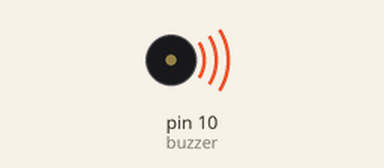
Recording of a sketch running on a simulated Arduino Uno, built with avr-gcc and run on an emulated ATmega328P. On the bench: buzzer (waves = sounding).

Above: at 12.3 s.
At 35.2 s:
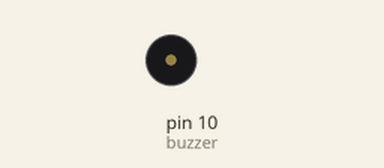
Timing chart, 0 to 36.7 s (numbered marks = the images above):
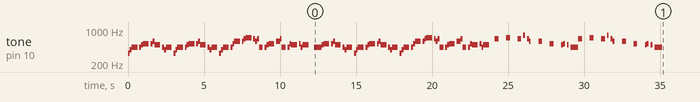

The sketch:

passive_buzzer.ino
```cpp
//sa re ga ma
/*
int sa = 262, re = 294, ga = 330, ma = 349, pa = 392, dha = 440, ni = 494, sa2 = 524;

const int buzzer = 7;
int t = 800, dt = 800;

void setup(){
  pinMode(buzzer, OUTPUT);
}

void loop(){
  delay(500);
  tone(buzzer,sa,t);
  delay(dt);
  tone(buzzer,re,t);
  delay(dt);
  tone(buzzer,ga,t);
  delay(dt);
  tone(buzzer,ma,t);
  delay(dt);
  tone(buzzer,pa,t);
  delay(dt);
  tone(buzzer,dha,t);
  delay(dt);
  tone(buzzer,ni,t);
  delay(dt);
  tone(buzzer,sa2,t);
  delay(dt);
}
*/

// coffing dance
/*
#define NOTE_B0  31
#define NOTE_C1  33
#define NOTE_CS1 35
#define NOTE_D1  37
#define NOTE_DS1 39
#define NOTE_E1  41
#define NOTE_F1  44
#define NOTE_FS1 46
#define NOTE_G1  49
#define NOTE_GS1 52
#define NOTE_A1  55
#define NOTE_AS1 58
#define NOTE_B1  62
#define NOTE_C2  65
#define NOTE_CS2 69
#define NOTE_D2  73
#define NOTE_DS2 78
#define NOTE_E2  82
#define NOTE_F2  87
#define NOTE_FS2 93
#define NOTE_G2  98
#define NOTE_GS2 104
#define NOTE_A2  110
#define NOTE_AS2 117
#define NOTE_B2  123
#define NOTE_C3  131
#define NOTE_CS3 139
#define NOTE_D3  147
#define NOTE_DS3 156
#define NOTE_E3  165
#define NOTE_F3  175
#define NOTE_FS3 185
#define NOTE_G3  196
#define NOTE_GS3 208
#define NOTE_A3  220
#define NOTE_AS3 233
#define NOTE_B3  247
#define NOTE_C4  262
#define NOTE_CS4 277
#define NOTE_D4  294
#define NOTE_DS4 311
#define NOTE_E4  330
#define NOTE_F4  349
#define NOTE_FS4 370
#define NOTE_G4  392
#define NOTE_GS4 415
#define NOTE_A4  440
#define NOTE_AS4 466
#define NOTE_B4  494
#define NOTE_C5  523
#define NOTE_CS5 554
#define NOTE_D5  587
#define NOTE_DS5 622
#define NOTE_E5  659
#define NOTE_F5  698
#define NOTE_FS5 740
#define NOTE_G5  784
#define NOTE_GS5 831
#define NOTE_A5  880
#define NOTE_AS5 932
#define NOTE_B5  988
#define NOTE_C6  1047
#define NOTE_CS6 1109
#define NOTE_D6  1175
#define NOTE_DS6 1245
#define NOTE_E6  1319
#define NOTE_F6  1397
#define NOTE_FS6 1480
#define NOTE_G6  1568
#define NOTE_GS6 1661
#define NOTE_A6  1760
#define NOTE_AS6 1865
#define NOTE_B6  1976
#define NOTE_C7  2093
#define NOTE_CS7 2217
#define NOTE_D7  2349
#define NOTE_DS7 2489
#define NOTE_E7  2637
#define NOTE_F7  2794
#define NOTE_FS7 2960
#define NOTE_G7  3136
#define NOTE_GS7 3322
#define NOTE_A7  3520
#define NOTE_AS7 3729
#define NOTE_B7  3951
#define NOTE_C8  4186
#define NOTE_CS8 4435
#define NOTE_D8  4699
#define NOTE_DS8 4978

int melody[] = {
  NOTE_AS4, NOTE_AS4, NOTE_AS4, NOTE_AS4,
  NOTE_AS4, NOTE_AS4, NOTE_AS4, NOTE_AS4,
  NOTE_AS4, NOTE_AS4, NOTE_AS4, NOTE_AS4,
  NOTE_D5, NOTE_D5, NOTE_D5, NOTE_D5,
  NOTE_C5, NOTE_C5, NOTE_C5, NOTE_C5,
  NOTE_F5, NOTE_F5, NOTE_F5, NOTE_F5,
  NOTE_G5, NOTE_G5, NOTE_G5, NOTE_G5,
  NOTE_G5, NOTE_G5, NOTE_G5, NOTE_G5,
  NOTE_G5, NOTE_G5, NOTE_G5, NOTE_G5,
  NOTE_C5, NOTE_AS4, NOTE_A4, NOTE_F4,
  NOTE_G4, 0, NOTE_G4, NOTE_D5,
  NOTE_C5, 0, NOTE_AS4, 0,
  NOTE_A4, 0, NOTE_A4, NOTE_A4,
  NOTE_C5, 0, NOTE_AS4, NOTE_A4,
  NOTE_G4,0, NOTE_G4, NOTE_AS5,
  NOTE_A5, NOTE_AS5, NOTE_A5, NOTE_AS5,
  NOTE_G4,0, NOTE_G4, NOTE_AS5,
  NOTE_A5, NOTE_AS5, NOTE_A5, NOTE_AS5,
  NOTE_G4, 0, NOTE_G4, NOTE_D5,
  NOTE_C5, 0, NOTE_AS4, 0,
  NOTE_A4, 0, NOTE_A4, NOTE_A4,
  NOTE_C5, 0, NOTE_AS4, NOTE_A4,
  NOTE_G4,0, NOTE_G4, NOTE_AS5,
  NOTE_A5, NOTE_AS5, NOTE_A5, NOTE_AS5,
  NOTE_G4,0, NOTE_G4, NOTE_AS5,
  NOTE_A5, NOTE_AS5, NOTE_A5, NOTE_AS5
 };

// note durations: 4 = quarter note, 8 = eighth note, etc.:
int noteDurations[] = {
  4,4,4,4,
  4,4,4,4,
  4,4,4,4,
  4,4,4,4,
  4,4,4,4,
  4,4,4,4,
  4,4,4,4,
  4,4,4,4,
  4,4,4,4,
  4,4,4,4,
  4,4,4,4,
  4,4,4,4,
  4,4,4,4,
  4,4,4,4,
  4,4,4,4,
  4,4,4,4,
  4,4,4,4,
  4,4,4,4,
  4,4,4,4,
  4,4,4,4,
  4,4,4,4,
  4,4,4,4,
  4,4,4,4,
  4,4,4,4,
  4,4,4,4,
  4,4,4,4,
  4,4,4,4,
  4,4,4,4,
  };

void setup() {
  for (int thisNote = 0; thisNote < 112; thisNote++) {

    int noteDuration = 750 / noteDurations[thisNote];
    tone(A0, melody[thisNote], noteDuration);

    int pauseBetweenNotes = noteDuration * 1.30;
    delay(pauseBetweenNotes);

    noTone(A0);
  }
}

void loop() {
}
*/

//pirates of carrebian
const int buzzer = 10; //Define pin 10, can use other PWM pins  (5,6 or 9)
                       //Note pins 3 and 11 can't be used when using the tone function in Arduino Uno
const int songspeed = 1.5; //Change to 2 for a slower version of the song, the bigger the number the slower the song
//*****************************************
#define NOTE_C4  262   //Defining note frequency
#define NOTE_D4  294
#define NOTE_E4  330
#define NOTE_F4  349
#define NOTE_G4  392
#define NOTE_A4  440
#define NOTE_B4  494
#define NOTE_C5  523
#define NOTE_D5  587
#define NOTE_E5  659
#define NOTE_F5  698
#define NOTE_G5  784
#define NOTE_A5  880
#define NOTE_B5  988
//*****************************************
int notes[] = {       //Note of the song, 0 is a rest/pulse
   NOTE_E4, NOTE_G4, NOTE_A4, NOTE_A4, 0,
   NOTE_A4, NOTE_B4, NOTE_C5, NOTE_C5, 0,
   NOTE_C5, NOTE_D5, NOTE_B4, NOTE_B4, 0,
   NOTE_A4, NOTE_G4, NOTE_A4, 0,

   NOTE_E4, NOTE_G4, NOTE_A4, NOTE_A4, 0,
   NOTE_A4, NOTE_B4, NOTE_C5, NOTE_C5, 0,
   NOTE_C5, NOTE_D5, NOTE_B4, NOTE_B4, 0,
   NOTE_A4, NOTE_G4, NOTE_A4, 0,

   NOTE_E4, NOTE_G4, NOTE_A4, NOTE_A4, 0,
   NOTE_A4, NOTE_C5, NOTE_D5, NOTE_D5, 0,
   NOTE_D5, NOTE_E5, NOTE_F5, NOTE_F5, 0,
   NOTE_E5, NOTE_D5, NOTE_E5, NOTE_A4, 0,

   NOTE_A4, NOTE_B4, NOTE_C5, NOTE_C5, 0,
   NOTE_D5, NOTE_E5, NOTE_A4, 0,
   NOTE_A4, NOTE_C5, NOTE_B4, NOTE_B4, 0,
   NOTE_C5, NOTE_A4, NOTE_B4, 0,

   NOTE_A4, NOTE_A4,
   //Repeat of first part
   NOTE_A4, NOTE_B4, NOTE_C5, NOTE_C5, 0,
   NOTE_C5, NOTE_D5, NOTE_B4, NOTE_B4, 0,
   NOTE_A4, NOTE_G4, NOTE_A4, 0,

   NOTE_E4, NOTE_G4, NOTE_A4, NOTE_A4, 0,
   NOTE_A4, NOTE_B4, NOTE_C5, NOTE_C5, 0,
   NOTE_C5, NOTE_D5, NOTE_B4, NOTE_B4, 0,
   NOTE_A4, NOTE_G4, NOTE_A4, 0,

   NOTE_E4, NOTE_G4, NOTE_A4, NOTE_A4, 0,
   NOTE_A4, NOTE_C5, NOTE_D5, NOTE_D5, 0,
   NOTE_D5, NOTE_E5, NOTE_F5, NOTE_F5, 0,
   NOTE_E5, NOTE_D5, NOTE_E5, NOTE_A4, 0,

   NOTE_A4, NOTE_B4, NOTE_C5, NOTE_C5, 0,
   NOTE_D5, NOTE_E5, NOTE_A4, 0,
   NOTE_A4, NOTE_C5, NOTE_B4, NOTE_B4, 0,
   NOTE_C5, NOTE_A4, NOTE_B4, 0,
   //End of Repeat

   NOTE_E5, 0, 0, NOTE_F5, 0, 0,
   NOTE_E5, NOTE_E5, 0, NOTE_G5, 0, NOTE_E5, NOTE_D5, 0, 0,
   NOTE_D5, 0, 0, NOTE_C5, 0, 0,
   NOTE_B4, NOTE_C5, 0, NOTE_B4, 0, NOTE_A4,

   NOTE_E5, 0, 0, NOTE_F5, 0, 0,
   NOTE_E5, NOTE_E5, 0, NOTE_G5, 0, NOTE_E5, NOTE_D5, 0, 0,
   NOTE_D5, 0, 0, NOTE_C5, 0, 0,
   NOTE_B4, NOTE_C5, 0, NOTE_B4, 0, NOTE_A4
};
//*****************************************
int duration[] = {         //duration of each note (in ms) Quarter Note is set to 250 ms
  125, 125, 250, 125, 125,
  125, 125, 250, 125, 125,
  125, 125, 250, 125, 125,
  125, 125, 375, 125,

  125, 125, 250, 125, 125,
  125, 125, 250, 125, 125,
  125, 125, 250, 125, 125,
  125, 125, 375, 125,

  125, 125, 250, 125, 125,
  125, 125, 250, 125, 125,
  125, 125, 250, 125, 125,
  125, 125, 125, 250, 125,

  125, 125, 250, 125, 125,
  250, 125, 250, 125,
  125, 125, 250, 125, 125,
  125, 125, 375, 375,

  250, 125,
  //Rpeat of First Part
  125, 125, 250, 125, 125,
  125, 125, 250, 125, 125,
  125, 125, 375, 125,

  125, 125, 250, 125, 125,
  125, 125, 250, 125, 125,
  125, 125, 250, 125, 125,
  125, 125, 375, 125,

  125, 125, 250, 125, 125,
  125, 125, 250, 125, 125,
  125, 125, 250, 125, 125,
  125, 125, 125, 250, 125,

  125, 125, 250, 125, 125,
  250, 125, 250, 125,
  125, 125, 250, 125, 125,
  125, 125, 375, 375,
  //End of Repeat

  250, 125, 375, 250, 125, 375,
  125, 125, 125, 125, 125, 125, 125, 125, 375,
  250, 125, 375, 250, 125, 375,
  125, 125, 125, 125, 125, 500,

  250, 125, 375, 250, 125, 375,
  125, 125, 125, 125, 125, 125, 125, 125, 375,
  250, 125, 375, 250, 125, 375,
  125, 125, 125, 125, 125, 500
};

void setup() {
  for (int i=0;i<203;i++){              //203 is the total number of music notes in the song
  int wait = duration[i] * songspeed;
  tone(buzzer,notes[i],wait);          //tone(pin,frequency,duration)
  delay(wait);}                        //delay is used so it doesn't go to the next loop before tone is finished playing
  //You can click reset on Arduino to replay the song
}

void loop() {

}
```
